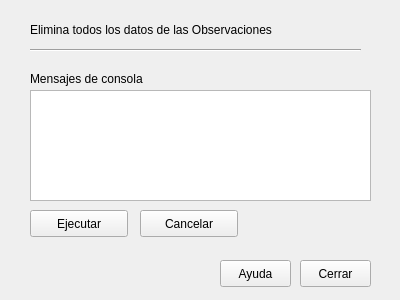
<?xml version="1.0" encoding="UTF-8"?>
<ui version="4.0">
 <class>Limpiar</class>
 <widget class="QWidget" name="Limpiar">
  <property name="geometry">
   <rect>
    <x>0</x>
    <y>0</y>
    <width>400</width>
    <height>300</height>
   </rect>
  </property>
  <property name="minimumSize">
   <size>
    <width>400</width>
    <height>300</height>
   </size>
  </property>
  <property name="windowTitle">
   <string>Form</string>
  </property>
  <widget class="QPushButton" name="pushButtonCancelar">
   <property name="geometry">
    <rect>
     <x>140</x>
     <y>210</y>
     <width>98</width>
     <height>27</height>
    </rect>
   </property>
   <property name="text">
    <string>Cancelar</string>
   </property>
  </widget>
  <widget class="QPushButton" name="pushButtonCerrar">
   <property name="geometry">
    <rect>
     <x>300</x>
     <y>260</y>
     <width>71</width>
     <height>27</height>
    </rect>
   </property>
   <property name="text">
    <string>Cerrar</string>
   </property>
  </widget>
  <widget class="Line" name="line">
   <property name="geometry">
    <rect>
     <x>30</x>
     <y>40</y>
     <width>331</width>
     <height>20</height>
    </rect>
   </property>
   <property name="orientation">
    <enum>Qt::Horizontal</enum>
   </property>
  </widget>
  <widget class="QTextEdit" name="textEdit">
   <property name="geometry">
    <rect>
     <x>30</x>
     <y>90</y>
     <width>341</width>
     <height>111</height>
    </rect>
   </property>
  </widget>
  <widget class="QLabel" name="label">
   <property name="geometry">
    <rect>
     <x>30</x>
     <y>19</y>
     <width>301</width>
     <height>21</height>
    </rect>
   </property>
   <property name="text">
    <string>Elimina todos los datos de las Observaciones</string>
   </property>
  </widget>
  <widget class="QLabel" name="label_2">
   <property name="geometry">
    <rect>
     <x>340</x>
     <y>5</y>
     <width>31</width>
     <height>41</height>
    </rect>
   </property>
   <property name="text">
    <string/>
   </property>
   <property name="pixmap">
    <pixmap resource="../../resource.qrc">:/images/limpiar.gif</pixmap>
   </property>
  </widget>
  <widget class="QPushButton" name="pushButtonEjecutar">
   <property name="geometry">
    <rect>
     <x>30</x>
     <y>210</y>
     <width>98</width>
     <height>27</height>
    </rect>
   </property>
   <property name="text">
    <string>Ejecutar</string>
   </property>
  </widget>
  <widget class="QLabel" name="label_3">
   <property name="geometry">
    <rect>
     <x>30</x>
     <y>70</y>
     <width>141</width>
     <height>17</height>
    </rect>
   </property>
   <property name="text">
    <string>Mensajes de consola</string>
   </property>
  </widget>
  <widget class="QPushButton" name="pushButtonAyuda">
   <property name="geometry">
    <rect>
     <x>220</x>
     <y>260</y>
     <width>71</width>
     <height>27</height>
    </rect>
   </property>
   <property name="text">
    <string>Ayuda</string>
   </property>
  </widget>
 </widget>
 <resources>
  <include location="../../resource.qrc"/>
 </resources>
 <connections/>
</ui>
